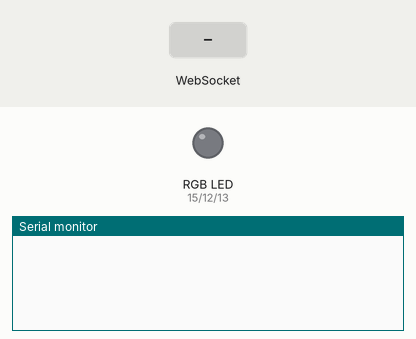
This program was run on a simulated ESP8266 (NodeMCU). Parts: an RGB LED mixed from three pins (HIGH = lit), the last lines printed to the serial monitor. Inputs (shaded band) come from the test bench. WiFi joins after 1.5 s; servers stay silent unless stated.

Above: at 2.7 s.
2.8 s: WebSocket text "#" received
At 4.0 s:
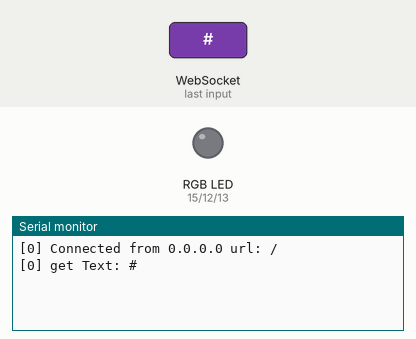
4.3 s: WebSocket text "5" received
At 5.1 s:
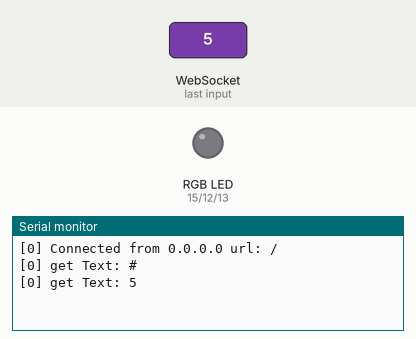

Measured:
- after the input at 2.8 s, the serial monitor: prints a new line at once (image 1)
- after the input at 4.3 s, the serial monitor: prints a new line at once (image 2)

The program:

main.cpp
```cpp
#include <Arduino.h>
#include <ESP8266WiFi.h>
#include <WebSocketsServer.h>
#include <ESP8266WebServer.h>

#define LED_RED     15
#define LED_GREEN   12
#define LED_BLUE    13

#define USE_SERIAL Serial

ESP8266WebServer server(80);
WebSocketsServer webSocket = WebSocketsServer(81);

void webSocketEvent(uint8_t num, WStype_t type, uint8_t * payload, size_t length) {

    switch(type) {
        case WStype_DISCONNECTED:
            USE_SERIAL.printf("[%u] Disconnected!\n", num);
            break;
        case WStype_CONNECTED: {
            IPAddress ip = webSocket.remoteIP(num);
            USE_SERIAL.printf("[%u] Connected from %d.%d.%d.%d url: %s\n", num, ip[0], ip[1], ip[2], ip[3], payload);

            // send message to client
            webSocket.sendTXT(num, "Connected");
        }
            break;
        case WStype_TEXT:
            USE_SERIAL.printf("[%u] get Text: %s\n", num, payload);

            if(payload[0] == '#') {
                // we get RGB data

                // decode rgb data
                uint32_t rgb = (uint32_t) strtol((const char *) &payload[1], NULL, 16);

                analogWrite(LED_RED, ((rgb >> 16) & 0xFF));
                analogWrite(LED_GREEN, ((rgb >> 8) & 0xFF));
                analogWrite(LED_BLUE, ((rgb >> 0) & 0xFF));
            }

            break;
    }

}

void setup() {
    USE_SERIAL.begin(115200);

    pinMode(LED_RED, OUTPUT);
    pinMode(LED_GREEN, OUTPUT);
    pinMode(LED_BLUE, OUTPUT);

    WiFi.begin("TheLoudHouse", "romina260408");

    while(WiFi.status() != WL_CONNECTED) {
        delay(100);
    }

    webSocket.begin();
    webSocket.onEvent(webSocketEvent);

    server.on("/", []() {
        server.send(200, "text/html", "<html><head><script>var connection = new WebSocket('ws://'+location.hostname+':81/', ['arduino']);connection.onopen = function () {  connection.send('Connect ' + new Date()); }; connection.onerror = function (error) {    console.log('WebSocket Error ', error);};connection.onmessage = function (e) {  console.log('Server: ', e.data);};function sendRGB() {  var r = parseInt(document.getElementById('r').value).toString(16);  var g = parseInt(document.getElementById('g').value).toString(16);  var b = parseInt(document.getElementById('b').value).toString(16);  if(r.length < 2) { r = '0' + r; }   if(g.length < 2) { g = '0' + g; }   if(b.length < 2) { b = '0' + b; }   var rgb = '#'+r+g+b;    console.log('RGB: ' + rgb); connection.send(rgb); }</script></head><body>LED Control:<br/><br/>R: <input id=\"r\" type=\"range\" min=\"0\" max=\"255\" step=\"1\" oninput=\"sendRGB();\" /><br/>G: <input id=\"g\" type=\"range\" min=\"0\" max=\"255\" step=\"1\" oninput=\"sendRGB();\" /><br/>B: <input id=\"b\" type=\"range\" min=\"0\" max=\"255\" step=\"1\" oninput=\"sendRGB();\" /><br/></body></html>");
    });

    server.begin();
}

unsigned long last_10sec = 0;
unsigned int counter = 0;

void loop() {
    unsigned long t = millis();
    webSocket.loop();
    server.handleClient();

    if((t - last_10sec) > 10 * 1000) {
        counter++;
        bool ping = (counter % 2);
        int i = webSocket.connectedClients(ping);
        USE_SERIAL.printf("%d Connected websocket clients ping: %d\n", i, ping);
        last_10sec = millis();
    }
}
```
